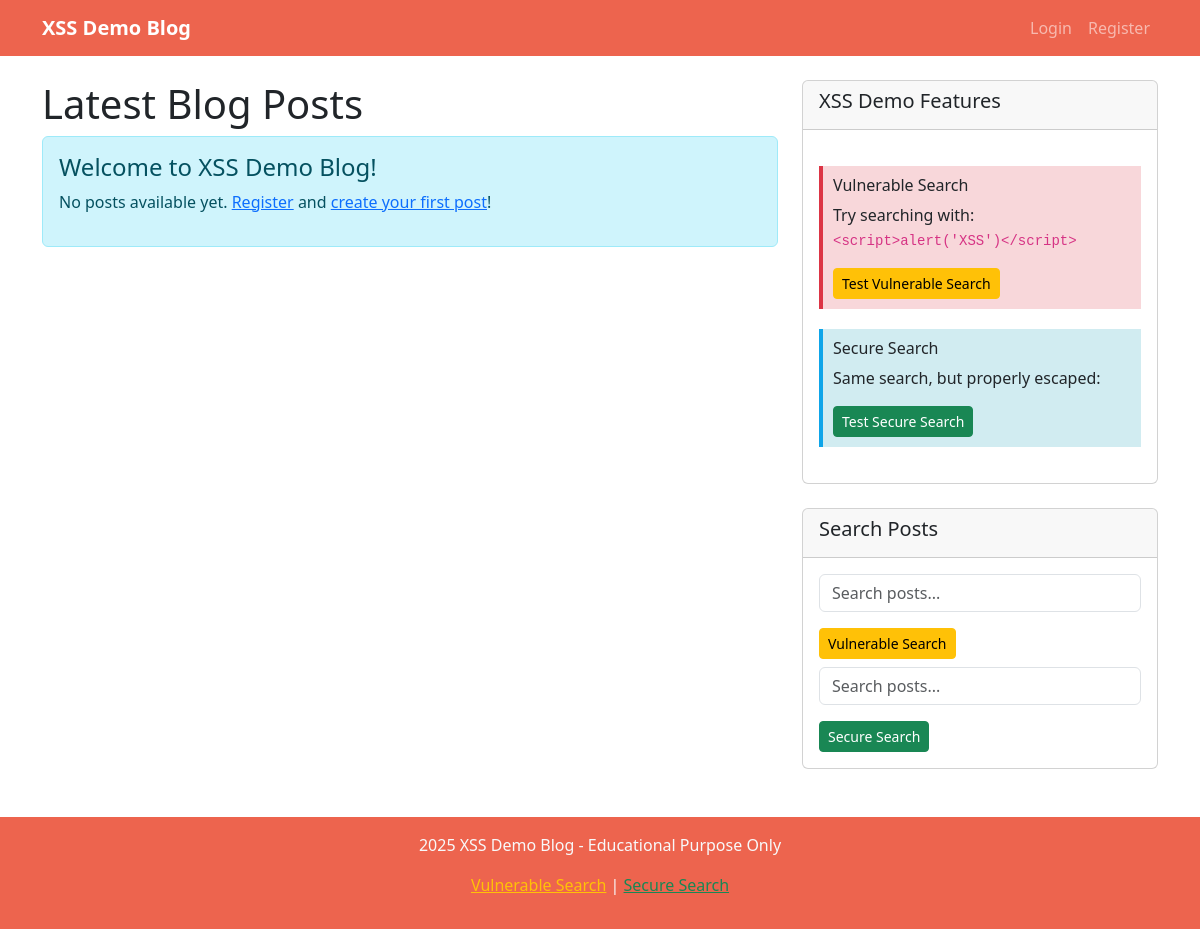
/, run on an earlier commit of the app's database.
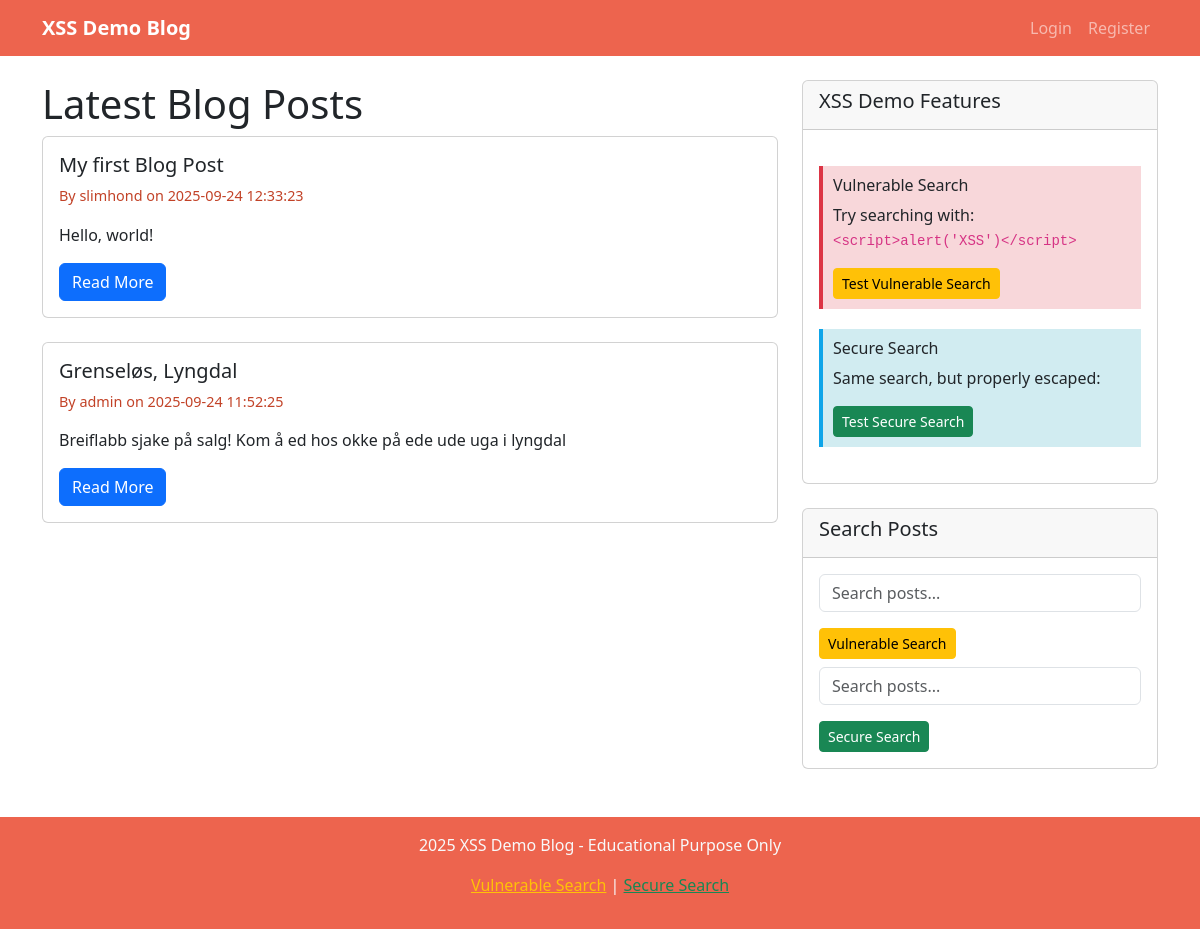
And on a later commit of the database.
### tables this page shows
CREATE TABLE posts
                 (id INTEGER PRIMARY KEY AUTOINCREMENT,
                  title TEXT NOT NULL,
                  content TEXT NOT NULL,
                  author_id INTEGER,
                  created_at TIMESTAMP DEFAULT CURRENT_TIMESTAMP,
                  FOREIGN KEY (author_id) REFERENCES users (id));

CREATE TABLE users
                 (id INTEGER PRIMARY KEY AUTOINCREMENT,
                  username TEXT UNIQUE NOT NULL,
                  password_hash TEXT NOT NULL,
                  email TEXT NOT NULL,
                  created_at TIMESTAMP DEFAULT CURRENT_TIMESTAMP);

### app.py (the view)
@app.route('/')
def index():
    conn = get_db_connection()
    posts = conn.execute('''
        SELECT p.*, u.username
        FROM posts p JOIN users u ON p.author_id = u.id
        ORDER BY p.created_at DESC
    ''').fetchall()
    conn.close()
    return render_template('index.html', posts=posts)

### app.py (called while the page is built)
@app.context_processor
def inject_flags():
    return {"GITHUB_READY": GITHUB_READY}

def get_db_connection():
    conn = sqlite3.connect('blog.db')
    conn.row_factory = sqlite3.Row
    return conn

### templates/index.html (shortened to what this page needs)
{% extends "base.html" %}
{% block content %}
<div class="row">
    <div class="col-md-8">
        <h1>Latest Blog Posts</h1>
        {% if posts %}
            {% for post in posts %}
                <div class="card mb-4">
                    <div class="card-body">
                        <h5 class="card-title">{{ post.title }}</h5>
                        <p class="post-meta">By {{ post.username }} on {{ post.created_at }}</p>
                        <p class="card-text">{{ post.content[:200] }}{% if post.content|length > 200 %}...{% endif %}</p>
                        <div class="d-flex justify-content-between align-items-center">
                            <a href="{{ url_for('view_post', post_id=post.id) }}" class="btn btn-primary">Read More</a>
                        </div>
                    </div>
                </div>
            {% endfor %}
        {% else %}
            <div class="alert alert-info">
                <h4>Welcome to XSS Demo Blog!</h4>
                <p>No posts available yet. <a href="{{ url_for('register') }}">Register</a> and <a href="{{ url_for('create_post') }}">create your first post</a>!</p>
            </div>
        {% endif %}
    </div>
    <div class="col-md-4">
        <div class="card">
            <div class="card-header">
                <h5>XSS Demo Features</h5>
            </div>
            <div class="card-body">
                <div class="vulnerability-info">
                    <h6> Vulnerable Search</h6>
                    <p>Try searching with: <code>&lt;script&gt;alert('XSS')&lt;/script&gt;</code></p>
                    <a href="/vulnerable_search?q=<script>alert('XSS')</script>" class="btn btn-warning btn-sm">Test Vulnerable Search</a>
                </div>
                <div class="security-info">
                    <h6> Secure Search</h6>
                    <p>Same search, but properly escaped:</p>
                    <a href="/secure_search?q=<script>alert('XSS')</script>" class="btn btn-success btn-sm">Test Secure Search</a>
                </div>
            </div>
        </div>
        <div class="card mt-4">
            <div class="card-header">
                <h5>Search Posts</h5>
            </div>
            <div class="card-body">
                <form action="/vulnerable_search" method="GET">
                    <div class="mb-3">
                        <input type="text" name="q" class="form-control" placeholder="Search posts..." value="{{ request.args.get('q', '') }}">
                    </div>
                    <button type="submit" class="btn btn-warning btn-sm">Vulnerable Search</button>
                </form>
                <form action="/secure_search" method="GET" class="mt-2">
                    <div class="mb-3">
                        <input type="text" name="q" class="form-control" placeholder="Search posts..." value="{{ request.args.get('q', '') }}">
                    </div>
                    <button type="submit" class="btn btn-success btn-sm">Secure Search</button>
                </form>
            </div>
        </div>
    </div>
</div>
{% endblock %}

What changed in the data, as far as the page shows it:
added posts: title "My first Blog Post", username "slimhond", created_at "2025-09-24 12:33:23", content "Hello, world!"
added posts: title "Grenseløs, Lyngdal", username "admin", created_at "2025-09-24 11:52:25", content "Breiflabb sjake på salg! Kom å ed hos okke på ede ude uga i lyngdal"
Also different on the page:
text no longer shown: "Welcome to XSS Demo Blog! No posts available yet. Register and create your first post !"
